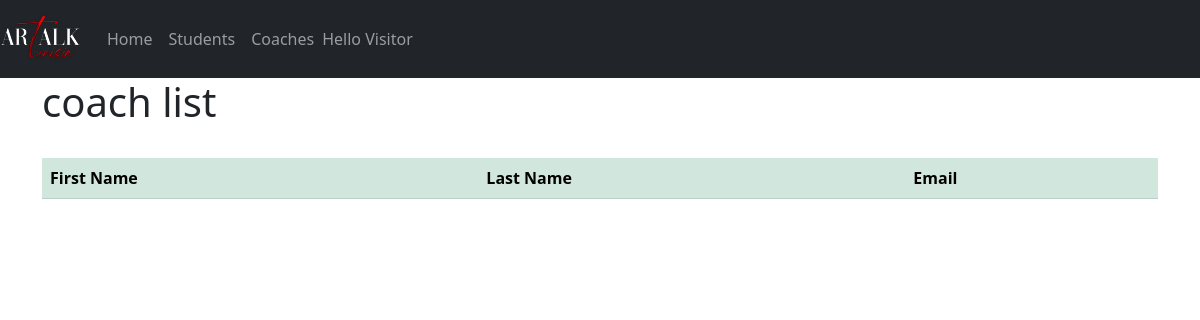
Before: /app/coaches/ with the older database file.
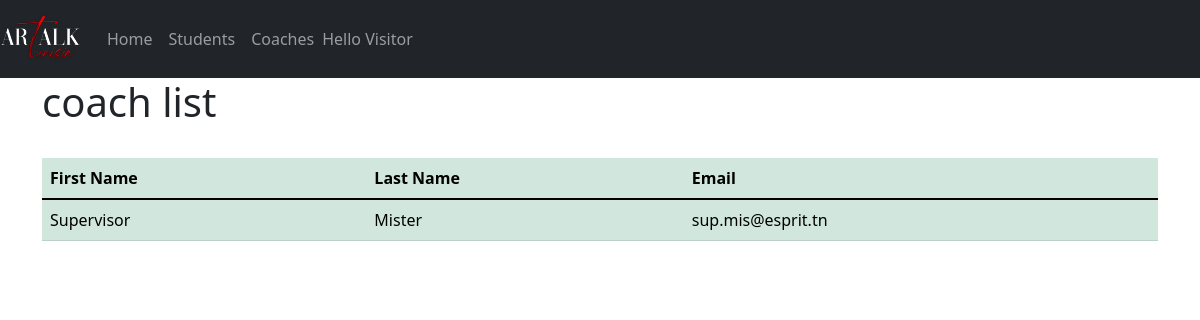
After: the same page with the newer database file.
### DjangoApp/models.py (models this page shows, shortened)
class User(models.Model):
    first_name = models.CharField(max_length=50)
    last_name = models.CharField(max_length=50)
    email = models.EmailField(verbose_name="Email", null=False, validators=[is_Esprit_Email])  # de base charfield

class Coach(User):
    pass

class User(models.Model):
    first_name = models.CharField(max_length=50)
    last_name = models.CharField(max_length=50)
    email = models.EmailField(verbose_name="Email", null=False, validators=[is_Esprit_Email])  # de base charfield

### DjangoApp/views.py (the view)
# urls.py: path('coaches/',coach_list,name='coach_list'),
def coach_list(request):
    list_coachs = Coach.objects.all()
    return render(
        request,
        'app/coach_list.html',
        {
            'coachs': list_coachs,
        }
    )

### DjangoApp/templates/app/coach_list.html (shortened to what this page needs)
{% extends 'app/../../../DjangoProject/templates/base.html' %}
{% block content %}
    <h1>coach list</h1></br>
<table class="table table-success table-hover">
    <thead>
    <tr>
        <th scope="col">First Name</th>
        <th scope="col">Last Name</th>
        <th scope="col">Email</th>
    </tr>
    </thead>
    <tbody>
    {% for c in coachs %}
        <tr>
        <td>{{c.first_name}}</td>
        <td>{{c.last_name}}</td>
        <td>{{c.email}}</td>
        </tr>
    {% endfor %}
    </tbody>
    </table>
{% endblock content %}

Changed rows visible on the page:
added Coach: first_name "Supervisor", last_name "Mister", email "sup.mis@esprit.tn"
